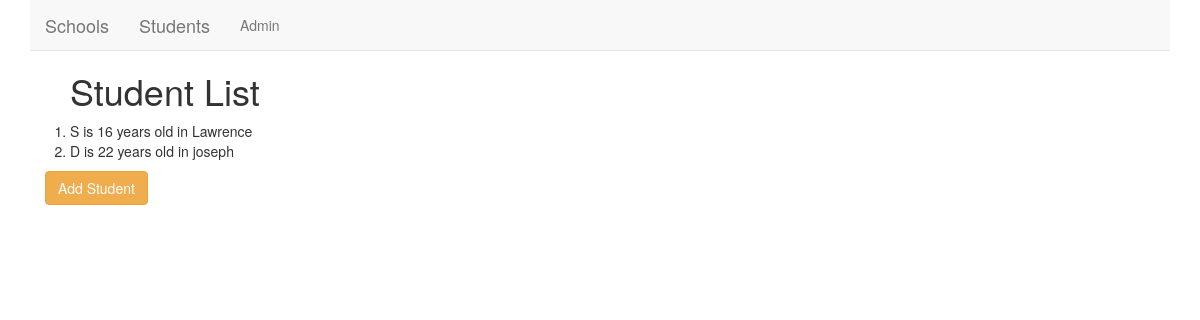
Before: /basic/student/ with the older database file.
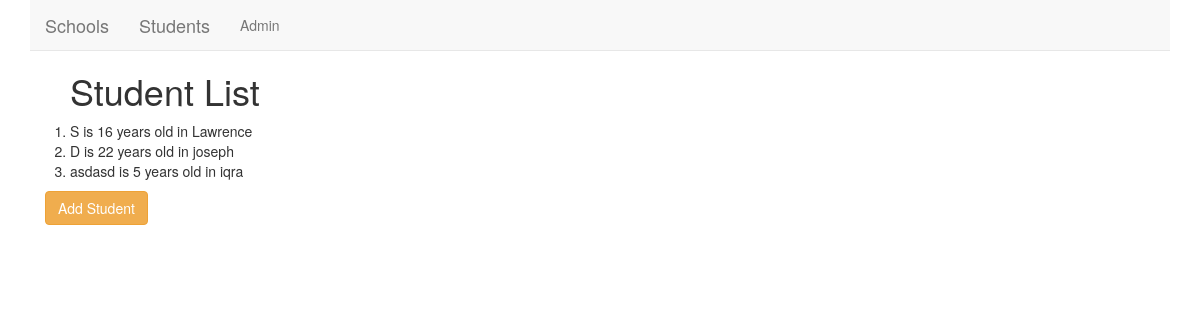
After: the same page with the newer database file.
### basic/models.py (models this page shows, shortened)
class Student(models.Model):
    name = models.CharField(max_length=256)
    age = models.PositiveIntegerField()
    school = models.ForeignKey(School,related_name='students',on_delete=models.CASCADE)

class School(models.Model):
    name = models.CharField(max_length=256)
    principal = models.CharField(max_length=256)
    location = models.CharField(max_length=256)
    def __str__(self):
        return self.name

### basic/views.py (the view)
# urls.py: path('student/',views.StudentListView.as_view(),name='students'),
class StudentListView(ListView):
    context_object_name = 'student'
    model = models.Student

### basic/templates/basic/student_list.html
{% extends 'base.html' %} {% block body_block %}
<ol>
  <h1>Student List</h1>
  {% for s in student %}
  <li>{{s.name}} is {{s.age}} years old in {{s.school}}</li>
  {% endfor %}
</ol>
<div class="container">
  <p><a class='btn btn-warning' href='{% url 'basic:addstudent' %}'>Add Student</a></p>
</div>
{% endblock body_block %}

Changed rows visible on the page:
added Student: name "asdasd", age "5", school "iqra"
